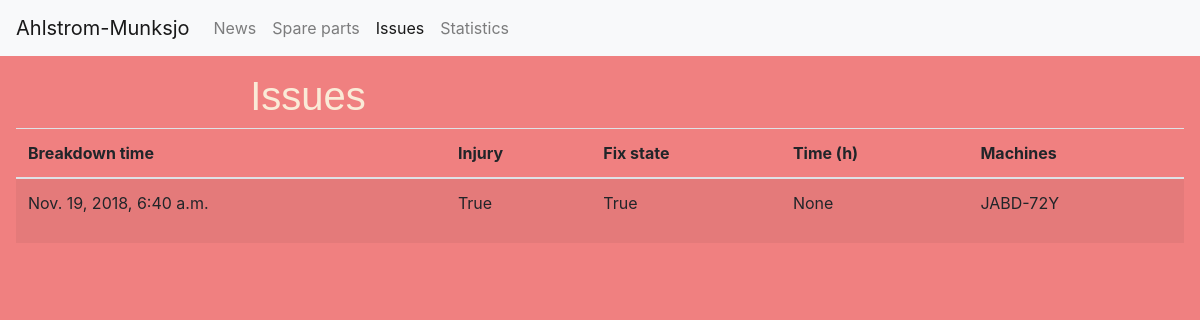
Page /issues/ on the earlier database version.
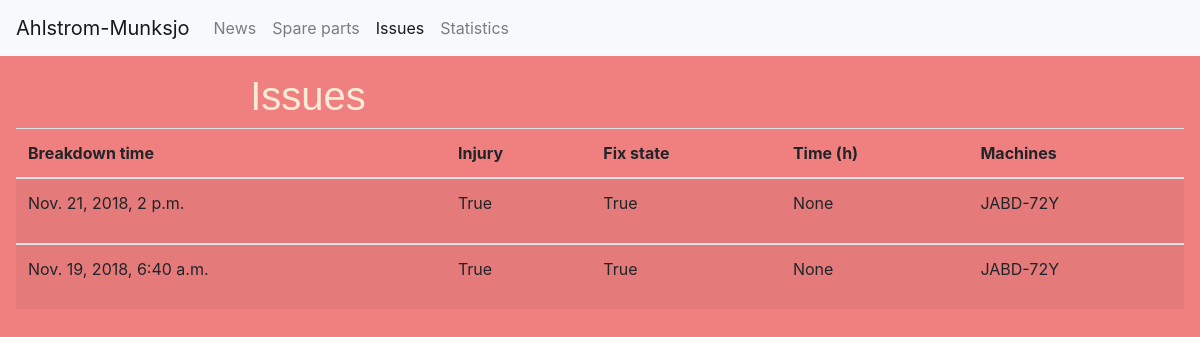
Same page on the later database version.
### AHLSROM/models.py (models this page shows)
class Issue(models.Model):
    id = models.AutoField(primary_key=True)
    machine_id = models.ManyToManyField(Machines)
    parts_id = models.ManyToManyField(SpareParts)
    time_not_working = models.DateTimeField()
    injury = models.BooleanField(default=False)
    fixed = models.BooleanField(default=False)
    duration_unfix=models.IntegerField(null=True,blank=True)

class Machines(models.Model):
    id = models.AutoField(primary_key=True)
    name = models.CharField(max_length=60)
    parts = models.ManyToManyField(SpareParts)
    previous_fix_time = models.DateTimeField(blank=True,null=True)

### AHLSROM/views.py (the view)
# urls.py: url(r'^issues/', views.issues, name='issue'),
def issues(request):
    issues_list=Issue.objects.order_by('-time_not_working')
    context = {'issues_list': issues_list}
    return render(request, 'issues.html', context)

### templates/issues.html
{% extends 'base.html' %}
{% block content %}
    <h1>Issues</h1>
        {% if issues_list %}
            <table class="table table-striped">
                <thead>
                    <tr>
                      <th scope="col">Breakdown time</th>
                      <th scope="col">Injury</th>
                      <th scope="col">Fix state</th>
                      <th scope="col">Time (h)</th>
                      <th scope="col">Machines</th>
                    </tr>
                </thead>
                {% for issue in issues_list %}
                    <tbody>
                        <tr>
                            <td>{{ issue.time_not_working }}</td>
                            <td>{{ issue.injury }}</td>
                            <td>{{ issue.fixed }}</td>
                            <td>{{ issue.duration_unfix }}</td>
                            <td>
                                {% for machines in issue.machine_id.all %}
                                    <p>{{ machines.name }}</p>
                                {% endfor %}
                            </td>
                        </tr>
                    </tbody>
                {% endfor %}
            </table>
        {% else %}
            <div class="row w-100 p-3">
                <div align="middle" class="col-5">
                    <p>No issues are available.</p>
                </div>
            </div>
        {% endif %}
{% endblock %}

### templates/base.html (shortened to what this page needs)
<!doctype html>
<html>
<head>
    <link rel="stylesheet" href="https://stackpath.bootstrapcdn.com/bootstrap/4.1.3/css/bootstrap.min.css">
    {% load static %}
    <link rel="stylesheet" type="text/css" href="{% static 'Supreme.css' %}">
    <header>
        <nav class="navbar navbar-expand-lg navbar-light bg-light">
            <a class="navbar-brand" href="#">Ahlstrom-Munksjo</a>
            <div class="collapse navbar-collapse" id="navbarToggler">
              <ul class="navbar-nav mr-auto mt-2 mt-lg-0">
                <li class="{% if request.resolver_match.url_name == "news" %}active {% endif %}nav-item">
                  <a class="nav-link" href="/">News <span class="sr-only">(current)</span></a>
                </li>
                <li class="nav-item">
                  <a class="nav-link" href="#">Spare parts</a>
                </li>
                <li class="{% if request.resolver_match.url_name == "issue" %}active {% endif %}nav-item">
                    <a class="nav-link" href="/issues">Issues</a>
                </li>
                <li class="nav-item">
                    <a class="nav-link" href="#">Statistics</a>
                </li>
              </ul>
            </div>
          </nav>
    </header>
</head>
<body>
    <div class="w-100 p-3">
        {% block content %}
        {% endblock %}
    </div>
</body>
</html>

### static/Supreme.css (style rules this page uses)
body { background-color: lightcoral; }
h1 { text-align: center; margin-left: -50%; font-family: Arial, Helvetica, SansSerif; color: antiquewhite; }

Differences in the rows shown:
added Issue: time_not_working "Nov. 21, 2018, 2 p.m.", injury "True", fixed "True", duration_unfix "None", Machines (name "JABD-72Y")
